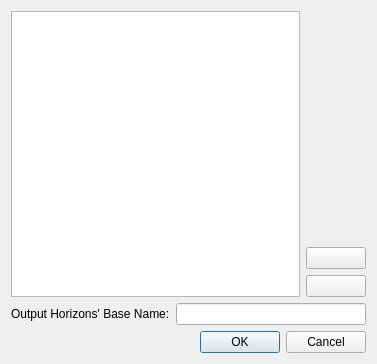
<?xml version="1.0" encoding="UTF-8"?>
<ui version="4.0">
 <class>CXDlgLFMToHorizon</class>
 <widget class="QDialog" name="CXDlgLFMToHorizon">
  <property name="geometry">
   <rect>
    <x>0</x>
    <y>0</y>
    <width>377</width>
    <height>364</height>
   </rect>
  </property>
  <property name="windowTitle">
   <string>CXDlgLFMToHorizon</string>
  </property>
  <layout class="QGridLayout" name="gridLayout">
   <item row="0" column="0" rowspan="3" colspan="2">
    <widget class="QListWidget" name="listWidget"/>
   </item>
   <item row="0" column="2">
    <spacer name="verticalSpacer">
     <property name="orientation">
      <enum>Qt::Vertical</enum>
     </property>
     <property name="sizeHint" stdset="0">
      <size>
       <width>20</width>
       <height>228</height>
      </size>
     </property>
    </spacer>
   </item>
   <item row="1" column="2">
    <widget class="QPushButton" name="pushButtonSelectAll">
     <property name="maximumSize">
      <size>
       <width>60</width>
       <height>16777215</height>
      </size>
     </property>
     <property name="text">
      <string/>
     </property>
     <property name="icon">
      <iconset resource="../xconsole/x.qrc">
       <normaloff>:/Icon/SelectAll.png</normaloff>:/Icon/SelectAll.png</iconset>
     </property>
    </widget>
   </item>
   <item row="2" column="2">
    <widget class="QPushButton" name="pushButtonUnselectAll">
     <property name="text">
      <string/>
     </property>
     <property name="icon">
      <iconset resource="../xconsole/x.qrc">
       <normaloff>:/Icon/DisSelectAll.png</normaloff>:/Icon/DisSelectAll.png</iconset>
     </property>
    </widget>
   </item>
   <item row="3" column="0">
    <widget class="QLabel" name="label">
     <property name="text">
      <string>Output Horizons' Base Name:</string>
     </property>
    </widget>
   </item>
   <item row="3" column="1" colspan="2">
    <widget class="QLineEdit" name="lineEdit"/>
   </item>
   <item row="4" column="1" colspan="2">
    <widget class="QDialogButtonBox" name="buttonBox">
     <property name="standardButtons">
      <set>QDialogButtonBox::Cancel|QDialogButtonBox::Ok</set>
     </property>
    </widget>
   </item>
  </layout>
 </widget>
 <layoutdefault spacing="6" margin="11"/>
 <resources>
  <include location="../xconsole/x.qrc"/>
 </resources>
 <connections/>
</ui>
